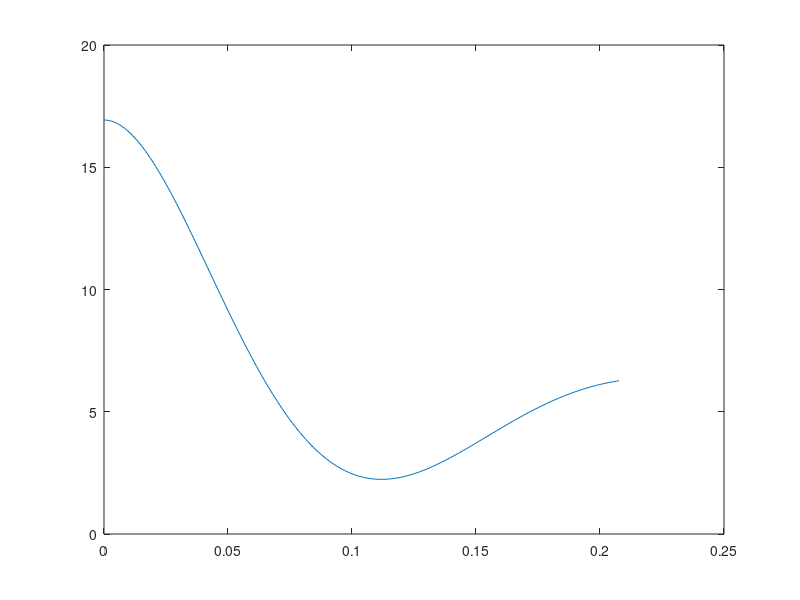

The MATLAB source for this figure: (Note: this script raises an error after producing the figure.)
%%%%%%%%%%%%%%%%%%%%%%%%%%%%%%%%%%%%%%%
%%%%%%%%%% AE4314 Assignment %%%%%%%%%%
%%% Yara Hinssen and Sybren Bootsma %%%
%%%%%%%%%%%%%%%%%%%%%%%%%%%%%%%%%%%%%%%

%%%%%%%%%%%%%%%%%%%%%%%%%%%%%%%%%%%%%%%
%%%%%%%%%%%%%% Constants %%%%%%%%%%%%%%
k = 1.15 ;
W = 93440.25 ; %N
rho = 1.225 ;
R = 7.315 ; %m
N_blades = 4 ;
c = 0.53 ;
C_Dp = 0.015 ;
Omega = 30.264 ; %rad/s
a = 343 ;
CdS = 1.65 ;
vi_hover = 15.06 ;
V = 1:0.01:100 ;
t = linspace(0,(2*pi/Omega),200) ;
g = 9.80665 ;

% ------ Constants Tail Rotor---------%
R_tr = 2.79/2  ;
c_tr = 0.833 * 0.3048 ;   %m 
N_tr = 4 ;
l_tr = 8.998 ;            %m
Omega_tr = 1530 / 2 / pi ;  %rad/s
sigma_tr = N_tr*c_tr/(pi*R_tr) ;

% ------ Constants Flapping-----------%
Cl_alpha = 0.11*180/pi  ;%Fairfoiltools
beta_0 = 0.2 ; %rad
theta_0 = 12.53/180*pi ; %rad
q = 20/180*pi ; %rotation rate
p = 10/180*pi ;

%-------- Base calculations ----------%
sigma = N_blades*c/(pi*R) ;
V_tip = Omega*R ;
Mach_tip = V_tip/a ;

%% Moment of Inertia calculations

m_rotor = 4 * 110 ; %estimated from Sikorsky UH-60 helicopter
Myy_rotor = 1/12 * m_rotor * (c^2 + (2*R)^2); 
x_cg_rotor = 4.967 ;
z_cg_rotor = 3.579 ; 

m_tailrotorblade = 0.58 * 14.594 ; %kg
m_tailrotor =  4 * 0.58 * 14.594 ; %kg
blade_cg = 1.6787 * 0.3048 * cos(27.5/180) ; %m
slug_ft2_to_kg_m2 = 1.35581795 ; %Conversion from slug ft^2 to kg m^2
Myy_tailrotor = 4 * (1.009 * slug_ft2_to_kg_m2 + blade_cg * m_tailrotorblade);
x_cg_tailrotor = 14.060 ;
z_cg_tailrotor = 2.885 ;

m_body = W / 9.80665 - m_rotor - m_tailrotor ;

%Determine fraction of body weight for body 1 and body 2
x_cg = 5.1562 ; %m
frac = (10.993 - ((x_cg * W / 9.80665 + 4.967*m_rotor + 14.060*m_tailrotor)/m_body) )/6.757 ;

m_body1 = m_body * frac ;
m_body2 = m_body * (1-frac) ;
Myy_body1 = 1/12 * (2.794^2 + 7.9249^2) * m_body1 ;
Myy_body2 = 1/12 * (1.716^2 + 6.5006^2) * m_body2 ;
x_cg_body1 = 4.236 ;
x_cg_body2 = 10.993 ;
z_cg_body1 = 1.607 ;
z_cg_body2 = 1.059 ;

z_cg = (m_rotor * z_cg_rotor + m_tailrotor * z_cg_tailrotor + m_body1 * z_cg_body1 + m_body2 * z_cg_body2) / (W / 9.80665);

r_rotor2 = (x_cg_rotor - x_cg)^2 + (z_cg_rotor - z_cg)^2 ;
r_tailrotor2 = (x_cg_tailrotor - x_cg)^2 + (z_cg_tailrotor - z_cg)^2 ;
r_body1_2 = (x_cg_body1 - x_cg)^2 + (z_cg_body1 - z_cg)^2 ;
r_body2_2 = (x_cg_body2 - x_cg)^2 + (z_cg_body2 - z_cg)^2 ;

Myy_total = Myy_rotor + m_rotor * r_rotor2 + Myy_body1 + m_body1 * r_body1_2 + Myy_body2 + m_body2 * r_body2_2 + Myy_tailrotor + m_tailrotor * r_tailrotor2 ;

%% Flapping 

%%%%% Flapping

m_blade = 110 ; %based on Blackhawk blade weight
i_blade = 1/3*m_blade*R^2 ; 
inflow_r = vi_hover/(Omega*R);
lock_nr = (rho*Cl_alpha*c*R^4)/i_blade ;
Vflap = 20 ;
alpha_c = 12.83/180*pi ;
mu = Vflap*sin(alpha_c)/(Omega*R) ;
lam_c = Vflap*sin(alpha_c)/(Omega*R) ;

%Angular frame
a0 = lock_nr/8*(theta_0-(4/3)*inflow_r) ;
a1 = p/Omega -16/lock_nr*(q/Omega) ;
b1 = -q/Omega - 16*p/(lock_nr*Omega);

a0forward = lock_nr/8*(theta_0*(1+mu^2)-4/3*(lam_c+inflow_r)) ;
a1forward = (8/3*mu*theta_0-2*mu*(lam_c+inflow_r)-16/lock_nr*q/Omega)/(1-1/2*mu^2) ;
b1forward = (4/3*mu*a0forward-q/Omega)/(1+1/2*mu^2) ;

beta_par = lock_nr/8*(theta_0-(4*inflow_r)/3)*180/pi ;

beta = zeros(length(t),1) ;
beta_rot = zeros(length(t),1) ;
beta_homl = zeros(length(t),1) ;
beta_for = zeros(length(t),1) ;
for i = 1: length(t)
    beta_hom = (beta_0 * exp(-lock_nr/16*Omega*t(i))*(cos(Omega*sqrt(1-(lock_nr/16)^2)*t(i)) + (lock_nr/16)/sqrt(1-(lock_nr/16)^2) * sin(Omega*sqrt(1-(lock_nr/16)^2)*t(i)))*180/pi) ;
    beta_homl(i) = beta_hom ;
    beta(i) = (beta_hom + beta_par);
    
    beta_parrot = (a0 - a1 * cos(Omega * t(i)) - b1 * sin(Omega * t(i)))*180/pi ;
    beta_rot(i) = (beta_hom + beta_parrot) ;
        
    beta_parfor = (a0forward - a1forward * cos(Omega * t(i)) - b1forward * sin(Omega * t(i)))*180/pi ;
    beta_for(i) = (beta_hom +beta_parfor) ;
end

figure(1)
plot(t, beta, 'DisplayName', "Hover")
hold on
yline(beta_par, 'DisplayName', "Hover Particular")
hold on
plot(t, beta_homl, 'DisplayName', "Hover Homogeneous")
hold on
plot(t,beta_rot, 'DisplayName', "Pitch and roll")
hold on
plot(t,beta_for, 'DisplayName', "Forward flight")
hold off
ylabel("Beta [degrees]")
xlim([0,t(end)])
legend
grid on


%% Trim calculations

a1 = zeros(length(V),1) ;
theta_0 = zeros(length(V),1) ;
epsilon = 0.001;

vi_0 = sqrt(W / (2*rho*pi*R^2)) ;
lambda_i = vi_0 / V_tip ; %starting value for lambda_i
for i = 1: length(V)
    D = 0.5 * rho * CdS * V(i)^2 ;
    T = sqrt(W^2 + D^2) ;
    C_T = T / (rho * pi * R^2 * V_tip^2) ; 
    mu_trim = V(i) / V_tip ; 
    lambda_i = vi_0 / V_tip ; %starting value for lambda_i
    error = 1 ;
    while error > epsilon
        C_T_glau = 2*lambda_i * sqrt((mu_trim * cos(D/W))^2 + (mu_trim * sin(D/W) + lambda_i)^2) ;
        lambda_i = lambda_i - 0.000001 ; 
        error = abs(C_T - C_T_glau) ;    
    end
    
    A = [(1 + 1.5*mu_trim^2) (-8/3 * mu_trim); -mu_trim (2/3 + mu_trim^2)] ;
    a1(i) = ((-2*mu_trim^2 * D/W - 2*mu_trim*lambda_i) / det(A)) * 180/pi ;
    theta_0(i) = ((4/sigma * C_T / Cl_alpha + mu_trim*D/W + lambda_i) / det(A)) * 180/pi ;
end

% Plotting
figure(2)
plot(V, -a1, 'DisplayName', '\theta_c')
hold on
plot(V, theta_0, 'DisplayName', '\theta_0')
hold off
legend
grid on
title("Control inputs for varying velocity")
xlabel("Velocity [m/s]")
ylabel("Control input [deg]")

%% Manoeuver Simulation

V1 = 90  * 0.514444 ;
V2 = 70  * 0.514444 ;
V3 = 90  * 0.514444 ;
V4 = 110 * 0.514444 ;
m = W/g ;
h_rotor = 2.045; %height of center of the diskplane above cg
theta_f_design = 0 * pi / 180 ;
h_des = 100 ; %m

%Store info
t = [0] ;
V = [0] ;
u = [0] ;
w = [0] ;
q = [0] ;
theta_f = [0] ;
x = [0];
z = [0];
h = [0];
theta_c = [0] ;
theta_0 = [0] ;
c = [0] ;
delta_c = [0] ;
delta_theta_f = [0] ;
a_1_pilot = [] ;
theta0_pilot = [];


%Set initial values
t0 = 0 ;
V(1) = V1 ;
t(1) = t0 ;
x(1) = 0;
z(1) = -100;
q(1) = 0; 
c(1) = 0;
h(1) = 100;
theta_f(1) = atan( - 0.5 * rho * CdS * V(1)^2 / W) ;
u(1) = V1;
w(1) = 0;
[a_1_pilot(1), theta0_pilot(1),lambda_i_pilot] = trim_con(V1) ;
theta_c(1) = a_1_pilot(1) * pi/180 ;
theta_0(1) = 0 * pi/180 ;
delta_c(1) = 0 ;
delta_theta_f(1) = 0 ;

i = 1 ;
test = 1 ;
ref = 1 ;

%Set time step
dt = 0.01 ;
count2 = 0 ;
while test == 1
    i = i + 1 ;
    t(i) = t(i-1) + dt ;
    if ref == 1
        V_ref = V2;
    end
    if ref == 2
        V_ref = V3;
    end 
    if ref == 3
        V_ref = V4;
    end
    if ref > 3
        V_ref = V4;
        test = 0 ; 
    end
       
    V = [V, sqrt(u(i-1)^2 + w(i-1)^2)] ; 
    D = 0.5 * rho * CdS * V(i)^2 ;
    
    % Altitude hold mode
    theta_gen = 2 * pi / 180 ;
    K1 = 0.0022;
    K2 = 0.065 ;
    K3 = 0.04 ;
    K4 = 0.3 ;
    c_des = K3 * (h_des - h(i-1)) + K4 * c(i-1) ; %m/s
    % Collective control
    theta_0 = [theta_0, theta_gen + K1 * (c_des - c(i-1)) + K2 * delta_c(i-1)] ;
    
    % Follow V_ref
%     D_ref = 0.5 * rho * CdS * V_ref^2 ;
%     theta_f_ref = atan(-D_ref / W) ; 
    theta_f_ref = -0.06 * (V_ref - V(i-1)) ;
    K5 = 0.75 ; 
    K6 = 0.75 ;
    K7 = -0.075 ;
    
    % Longitudinal control  
    theta_c = [theta_c, K5*(theta_f(i-1) - theta_f_ref) + K6*q(i-1) + K7 * delta_theta_f(i-1)] ;
    
    alpha_c = theta_c(i) - atan(w(i-1)/u(i-1)) ;
    mu = V(i) / (Omega*R) * cos(alpha_c) ;
    lambda_c = V(i) / (Omega*R) * sin(alpha_c) ;
    mu_trim = V(i) / V_tip ; 
    
    lambda_i = vi_0 / V_tip ; %starting value for lambda_i
    error = 1 ;
    while (error > epsilon & lambda_i > 0)
        a1 = (8/3 * mu * theta_0(i) - 2*mu * (lambda_c + lambda_i) - 16 / lock_nr * q(i-1)/Omega) / (1 - 0.5*mu^2) ; 
        C_T_BEM = 0.25 * Cl_alpha * sigma * (2/3*theta_0(i)*(1+3/2*mu^2)-(lambda_c+lambda_i)) ;
        C_T_glau = 2*lambda_i * sqrt((mu_trim * cos(D/W))^2 + (mu_trim * sin(D/W) + lambda_i)^2) ;
        lambda_i = lambda_i - 0.00001 ; 
        error = abs(C_T_BEM - C_T_glau) ; 
    end
    
%     disp( error)
%     disp(C_T_BEM)
%     disp(C_T_glau)
    T = C_T_glau * rho * (Omega * R)^2 * pi * R^2;
    
    udot = -g * sin(theta_f(i-1)) - D/m * u(i-1) / V(i-1) + T/m * sin(theta_c(i) - a1) - q(i-1)*w(i-1);
    wdot = g * cos(theta_f(i-1)) - D/m * w(i-1) / V(i-1) - T/m * cos(theta_c(i) - a1) + q(i-1)*u(i-1);
    qdot = -T/Myy_total * h_rotor * sin(theta_c(i) - a1);
    
    u = [u, u(i-1)+dt*udot]  ;
    w = [w, w(i-1)+dt*wdot]  ;
    q = [q, q(i-1)+dt*qdot]  ;
    theta_f = [theta_f, theta_f(i-1)+dt*q(i)] ;
    
    xdot = u(i)*cos(theta_f(i)) + w(i)*sin(theta_f(i));
    zdot = -u(i)*sin(theta_f(i)) + w(i)*cos(theta_f(i));
    delta_c = [delta_c, delta_c(i-1) + (c_des - c(i-1)) * dt] ;
    delta_theta_f = [delta_theta_f, delta_theta_f(i-1) + (theta_f_ref - theta_f(i-1)) * dt] ;
    x = [x, x(i-1)+dt*xdot]  ;
    z = [z, z(i-1)+dt*zdot] ;
    c = [c, -zdot]  ;
    h = [h, -z(i)] ;
    
    a_1_pilot = [a_1_pilot, a_1_pilot(i-1)] ;
    theta0_pilot = [theta0_pilot, theta0_pilot(i-1)]  ;
    
    epsilon2 = 1 ;
%     if (abs(V(i) - V_ref)) < epsilon2
%         test = 0 ;
%     end
    count2 = count2 + 1;
    
    if count2 > 50000 
        test = 0 ; %safety for not being stuck in the while loop for ever
    end
    
    if count2 == 4800 
        [a_1_pilot(i), theta0_pilot(i),lambda_i_pilot] = trim_con(V2) ;
    end
    
    if count2 == 9800
        [a_1_pilot(i), theta0_pilot(i),lambda_i_pilot] = trim_con(V3) ;
    end
    
    if count2 == 14800
        [a_1_pilot(i), theta0_pilot(i),lambda_i_pilot] = trim_con(V4) ;
    end
    
    if count2 == 5000 
        ref = ref + 1 ;
    end
    
    if count2 == 10000
        ref = ref + 1 ;
    end
    
    if count2 == 15000
        ref = ref + 1 ;
    end
    
end

%% Plots
figure(1)
plot(t,V)
grid on
title("Helicopter velocity")
xlabel("t [s]")
ylabel("V [m/s]")


figure(2)
plot(t,theta_f*180/pi)
grid on
title("Helicopter body pitch")
xlabel("t [s]")
ylabel("\theta_f [deg]")

figure(3)
plot(t,(theta_0*180/pi - theta0_pilot))
grid on
title("Helicopter collective control input")
xlabel("t [s]")
ylabel("\theta_0 [deg]")


figure(4)
plot(t,(theta_c*180/pi - a_1_pilot))
grid on
title("Helicopter longitudinal control input")
xlabel("t [s]")
ylabel("\theta_c [deg]")


figure(5)
plot(t,h)
grid on
title("Height deviations of the helicopter")
xlabel("t [s]")
ylabel("h [m]")

%% Phugoid simulation
V1 = 90  * 0.514444 ;
m = W/g ;
h_rotor = 2.045 ; %height of center of the diskplane above cg
theta_f_design = 0 * pi / 180 ;
h_des = 100 ; %m
